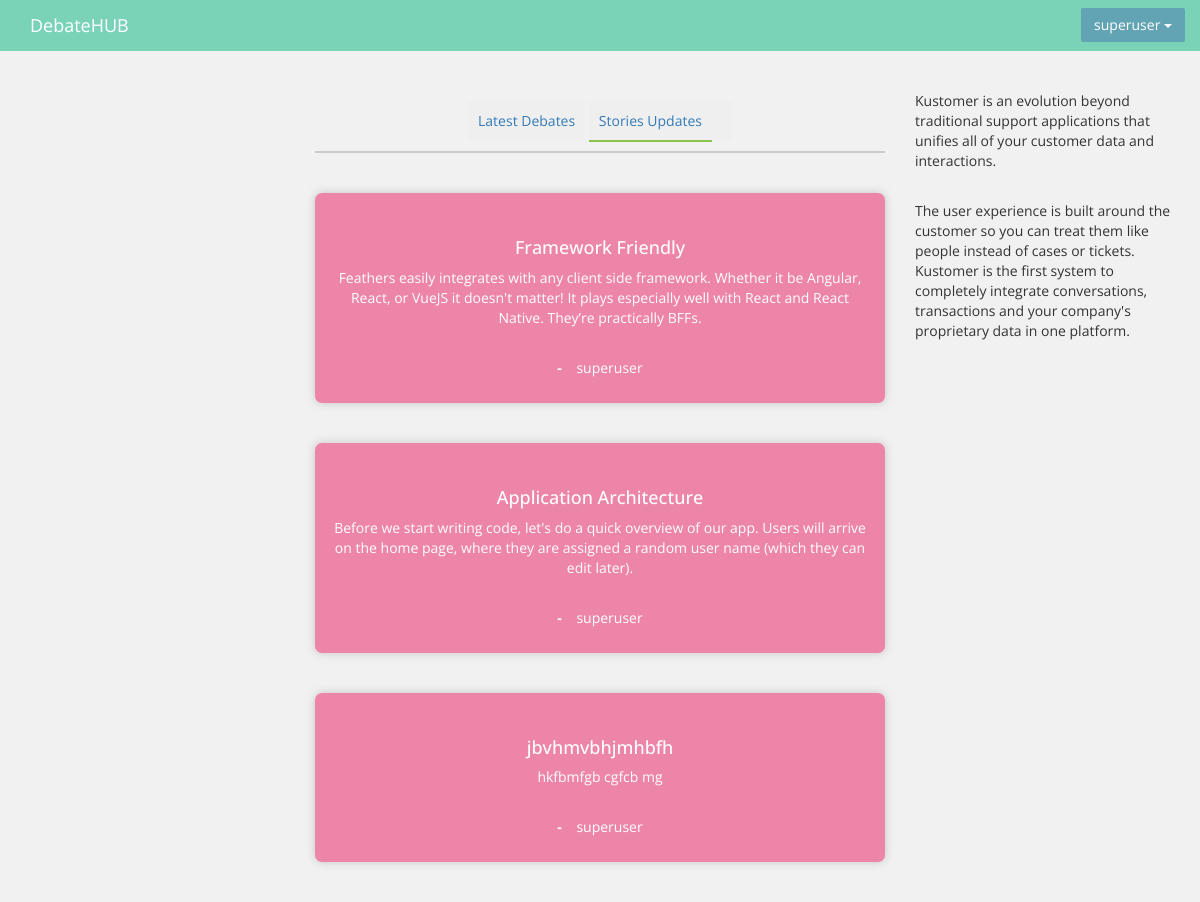
Before: /stories/ (signed in) with the older database file.
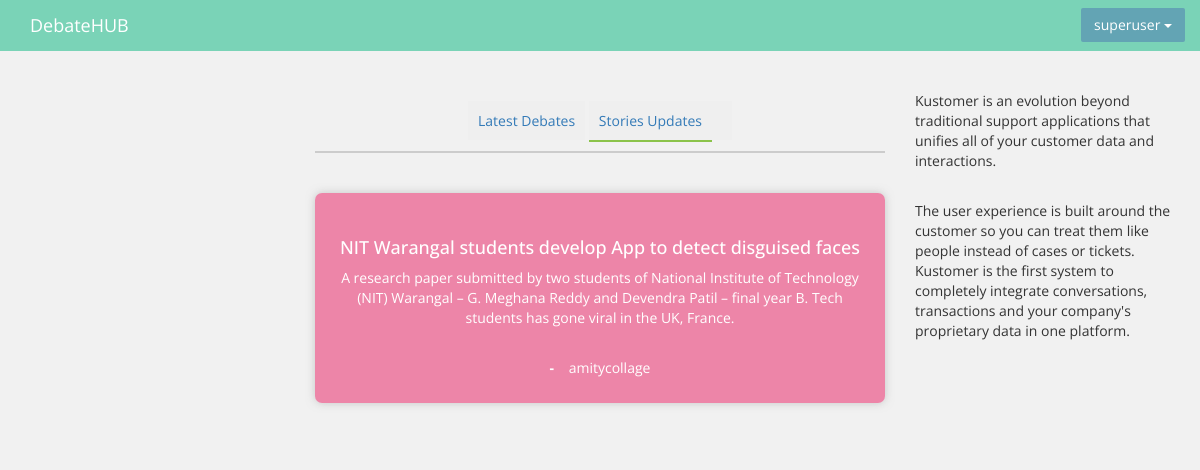
After: the same page with the newer database file.
### UserApp/models.py (models this page shows, shortened)
class Story(models.Model):
    posted_by = models.ForeignKey(User, on_delete = models.CASCADE, related_name = "story_by")
    heading   = models.CharField(max_length = 100, blank = False)
    body      = models.CharField(max_length = 200, blank = False)

class User(AbstractBaseUser, PermissionsMixin):
    email       = models.EmailField( unique=True, blank = False)
    username 	= models.CharField(unique = True, max_length = 30, blank = True)
    usertype    = models.CharField(choices = USER_TYPE_CHOICES, blank = True, max_length = 50, null = True)
    dob         = models.CharField(blank = True, null = True, max_length = 100)
    is_active 	= models.BooleanField( default=True)
    date_joined = models.DateTimeField(default=timezone.now)
    is_active   = models.BooleanField(default=True)
    is_admin    = models.BooleanField(default=False)
    is_staff    = models.BooleanField(default=False)
    paricipation= models.IntegerField( default = 0)
    objects = UserManager()
    USERNAME_FIELD  = 'email'
    REQUIRED_FIELDS = ['username']
    class Meta:
        verbose_name = 'user'
        verbose_name_plural ='users'

### devdebate/views.py (the view)
# urls.py: url(r'^stories/$', views.feedstories, name = 'stories'),
@login_required
def feedstories(request):
	args = {}
	args["storyfeed"] = Story.objects.all()
	return render(request, 'devdebate/feedstories.html', args)

### devdebate/context_processors.py (called while the page is built)
def add_variable_to_context(request):
	showlogin = True
	if request.user.is_authenticated():
		showlogin = False
	args = {}
	args['showlogin'] 	= showlogin
	args['test']		= 'sam'
	form		= PersonRegistration()
	args.update(csrf(request))
	return {
		'args'		: args,
		'form'		: form
	}

### devdebate/templates/devdebate/feedstories.html (shortened to what this page needs)
    {% extends 'navbar/nav.html' %}
    {% load staticfiles %}
    {% block content %}
    <div class="container-fluid">
    <br>
    <br>
    	<div class="row">
    		<div class="col-md-3 text-center" style="font-size: 16px;">
    		</div>
    		<div class="col-md-6">
					<div class="text-center" style="border-bottom: 2px solid #ccc;">
						<br>
						<a href="{% url 'home' %}" id="feedfilter">Latest Debates</a>
						<a href="{% url 'stories' %}" id="feedfilter" style="border-bottom: 2px solid #8BC34A;">Stories Updates</a>
						<a href="" id="feedfilter"></a>
						<br>
						<br>
					</div>
				<br>
				<br>
                {% for cards in storyfeed %}
				<div  class = "text-center" style="box-shadow: 0 0 8px 0 hsla(0,0%,70%,.7); padding: 15px; background-color: rgba(233, 30, 99, 0.51); border-radius: 7px;">
					<br>
                    <h4 style="color: #fff;">{{ cards.heading }}</h4>
					<p style="color: #fff;">{{ cards.body }}</p>
					<br>
					<p style="color: #fff;"><strong style="size: 20px;">-</strong>&nbsp &nbsp {{ cards.posted_by.username }}</p>
				</div>
                <br>
                <br>
                {% endfor %}
    		</div>
   			<div class="col-md-3">
    			<p>Kustomer is an evolution beyond traditional support applications that unifies all of your customer data and interactions.</p>
                <br>
                <p>The user experience is built around the customer so you can treat them like people instead of cases or tickets. Kustomer is the first system to completely integrate conversations, transactions and your company's proprietary data in one platform.</p>
    		</div>
    	</div>
    </div>
    {% endblock %}

Changed rows visible on the page:
removed Story: heading "Framework Friendly", body "Feathers easily integrates with any client side framework. Whether it be Angular, React, or VueJS it doesn't matter! It plays especially well with React and React Native. They’re practically BFFs.", posted_by.username "superuser"
removed Story: heading "Application Architecture", body "Before we start writing code, let's do a quick overview of our app. Users will arrive on the home page, where they are assigned a random user name (which they can edit later).", posted_by.username "superuser"
removed Story: heading "jbvhmvbhjmhbfh", body "hkfbmfgb cgfcb mg", posted_by.username "superuser"
added Story: heading "NIT Warangal students develop App to detect disguised faces", body "A research paper submitted by two students of National Institute of Technology (NIT) Warangal – G. Meghana Reddy and Devendra Patil – final year B. Tech students has gone viral in the UK, France.", posted_by.username "amitycollage"
